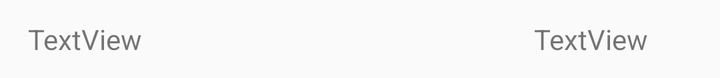
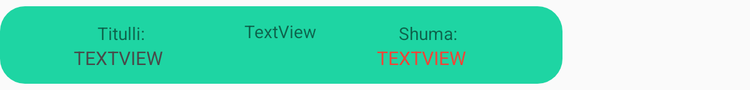

First picture: res/layout/ on a phone held upright. Second picture: the repository's own variant of that layout, on a device whose configuration matches the variant's folder. Source for both follows.
<!-- AndroidManifest.xml: application theme AppTheme -->
<!-- res/layout/myinvoices_item.xml -->
<?xml version="1.0" encoding="utf-8"?>
<androidx.constraintlayout.widget.ConstraintLayout xmlns:android="http://schemas.android.com/apk/res/android"
    xmlns:app="http://schemas.android.com/apk/res-auto"
    xmlns:tools="http://schemas.android.com/tools"
    android:layout_width="match_parent"
    android:layout_height="wrap_content"
    android:padding="10dp">

    <TextView
        android:id="@+id/inv_item_title"
        android:layout_width="wrap_content"
        android:layout_height="wrap_content"
        android:layout_marginStart="4dp"
        android:text="TextView"
        app:layout_constraintBottom_toBottomOf="parent"
        app:layout_constraintStart_toStartOf="parent"
        app:layout_constraintTop_toTopOf="parent"
        app:layout_constraintVertical_bias="0.022" />

    <TextView
        android:id="@+id/inv_item_sum"
        android:layout_width="wrap_content"
        android:layout_height="wrap_content"
        android:layout_marginStart="24dp"
        android:text="TextView"
        app:layout_constraintBottom_toBottomOf="parent"
        app:layout_constraintEnd_toEndOf="parent"
        app:layout_constraintHorizontal_bias="0.868"
        app:layout_constraintStart_toEndOf="@+id/inv_item_title"
        app:layout_constraintTop_toTopOf="parent"
        app:layout_constraintVertical_bias="0.022" />
</androidx.constraintlayout.widget.ConstraintLayout>
<!-- resources referenced by this layout -->
<resources>
  <style name="AppTheme" parent="Theme.AppCompat.Light.DarkActionBar">
          
          <item name="colorPrimary">@color/colorPrimary</item>
          <item name="colorPrimaryDark">@color/colorPrimaryDarker</item>
          <item name="colorAccent">@color/colorPrimaryRed</item>
          <item name="windowNoTitle">true</item>
          <item name="windowActionBar">false</item>
  
      </style>
  <color name="colorPrimary">#00B282</color>
  <color name="colorPrimaryDarker">#1ED5A3</color>
  <color name="colorPrimaryRed">#37E4EA</color>
</resources>
<!-- res/layout-sw600dp/myinvoices_item.xml (the repository's variant of the layout above) -->
<!-- drawn on a 7-inch tablet held upright -->
<?xml version="1.0" encoding="utf-8"?>
<androidx.constraintlayout.widget.ConstraintLayout xmlns:android="http://schemas.android.com/apk/res/android"
    xmlns:app="http://schemas.android.com/apk/res-auto"
    xmlns:tools="http://schemas.android.com/tools"
    android:layout_width="450dp"
    android:layout_height="wrap_content"
    android:layout_marginTop="5dp"
    android:layout_marginBottom="5dp"
    android:background="@drawable/custominvoiceitem"

    android:padding="10dp">

    <TextView
        android:id="@+id/allinv_item_title"
        android:layout_width="161dp"
        android:layout_height="21dp"
        android:layout_marginStart="4dp"
        android:text="TextView"
        android:textAlignment="center"
        android:textAllCaps="true"
        android:textColor="@color/colorDarkGray"
        android:textSize="15sp"
        app:layout_constraintBottom_toBottomOf="parent"
        app:layout_constraintStart_toStartOf="parent"
        app:layout_constraintTop_toBottomOf="@+id/myinv_titletxt"
        app:layout_constraintVertical_bias="0.014" />

    <TextView
        android:id="@+id/allinv_item_sum"
        android:layout_width="161dp"
        android:layout_height="21dp"
        android:text="TextView"
        android:textAlignment="center"
        android:textAllCaps="true"
        android:textColor="#F44336"
        android:textSize="15sp"
        app:layout_constraintBottom_toBottomOf="parent"
        app:layout_constraintEnd_toEndOf="parent"
        app:layout_constraintHorizontal_bias="0.786"
        app:layout_constraintStart_toEndOf="@+id/allinv_item_title"
        app:layout_constraintTop_toBottomOf="@+id/my_invsumtxt"
        app:layout_constraintVertical_bias="0.013" />

    <TextView
        android:id="@+id/myinv_titletxt"
        android:layout_width="wrap_content"
        android:layout_height="wrap_content"
        android:layout_marginStart="68dp"
        android:layout_marginTop="2dp"
        android:text="Titulli:"
        app:layout_constraintStart_toStartOf="parent"
        app:layout_constraintTop_toTopOf="parent" />

    <TextView
        android:id="@+id/my_invsumtxt"
        android:layout_width="wrap_content"
        android:layout_height="wrap_content"
        android:layout_marginTop="2dp"
        android:text="Shuma:"
        app:layout_constraintEnd_toEndOf="parent"
        app:layout_constraintHorizontal_bias="0.733"
        app:layout_constraintStart_toEndOf="@+id/myinv_titletxt"
        app:layout_constraintTop_toTopOf="parent" />

    <TextView
        android:id="@+id/myinv_item_date"
        android:layout_width="wrap_content"
        android:layout_height="wrap_content"
        android:text="TextView"
        app:layout_constraintBottom_toBottomOf="parent"
        app:layout_constraintEnd_toEndOf="parent"
        app:layout_constraintHorizontal_bias="0.498"
        app:layout_constraintStart_toStartOf="parent"
        app:layout_constraintTop_toTopOf="parent"
        app:layout_constraintVertical_bias="0.023" />
</androidx.constraintlayout.widget.ConstraintLayout>
<!-- resources referenced by the variant -->
<!-- as a 7-inch tablet held upright resolves them -->
<resources>
  <color name="colorDarkGray">#494949</color>
  <!-- drawable custominvoiceitem (drawable) -->
  <?xml version="1.0" encoding="utf-8"?>
  <shape xmlns:android="http://schemas.android.com/apk/res/android" android:shape="rectangle">
  <solid android:color="@color/colorPrimaryLight"/>
      <corners android:radius="20dp"/>
  </shape>
  <style name="AppTheme" parent="Theme.AppCompat.Light.DarkActionBar">
          
          <item name="colorPrimary">@color/colorPrimary</item>
          <item name="colorPrimaryDark">@color/colorPrimaryDarker</item>
          <item name="colorAccent">@color/colorPrimaryRed</item>
          <item name="windowNoTitle">true</item>
          <item name="windowActionBar">false</item>
  
      </style>
  <color name="colorPrimaryLight">#1ED5A3</color>
  <color name="colorPrimary">#00B282</color>
  <color name="colorPrimaryDarker">#1ED5A3</color>
  <color name="colorPrimaryRed">#37E4EA</color>
</resources>
